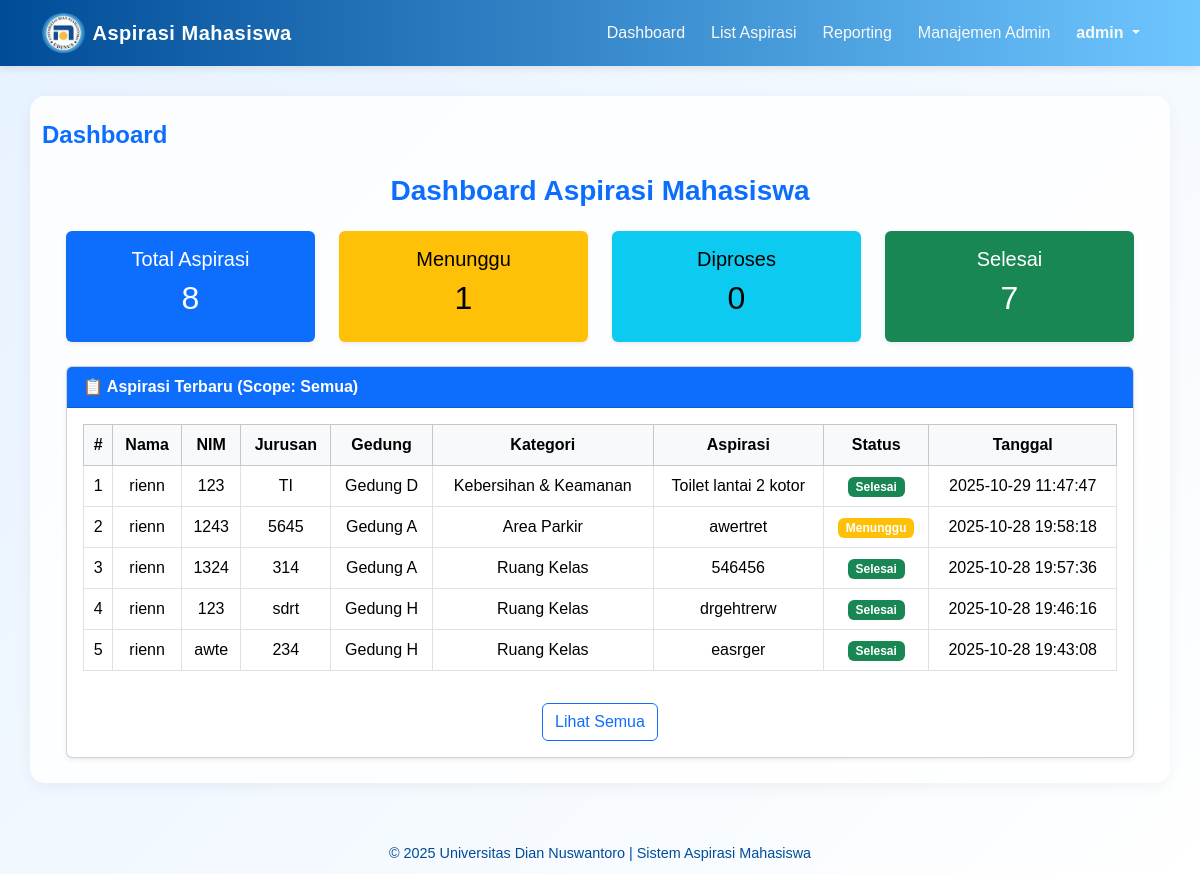
/admin.php?page=dashboard&msg=fail_auth (signed in), run on the app's committed database.
### tables this page shows
CREATE TABLE `aspirasi` (
  `id` int(11) NOT NULL,
  `nama` varchar(100) NOT NULL,
  `nim` varchar(15) NOT NULL,
  `jurusan` varchar(50) DEFAULT NULL,
  `kategori_id` int(11) NOT NULL,
  `gedung_id` int(11) NOT NULL,
  `isi_aspirasi` text NOT NULL,
  `status` enum('Menunggu','Diproses','Selesai') DEFAULT 'Menunggu',
  `is_flagged` tinyint(1) NOT NULL DEFAULT 0 COMMENT '0=Normal, 1=Di-flag oleh Monitor',
  `tanggal` timestamp NOT NULL DEFAULT current_timestamp()
);

CREATE TABLE `gedung` (
  `id` int(11) NOT NULL,
  `nama_gedung` varchar(100) NOT NULL
);

CREATE TABLE `kategori` (
  `id` int(11) NOT NULL,
  `nama_kategori` varchar(100) NOT NULL,
  `divisi_lama` varchar(100) DEFAULT NULL COMMENT 'Data divisi dari sistem lama'
);

### dashboard.php (the view, shortened to what this page needs)
<?php
include "koneksi.php";
$role = $_SESSION['role'];
$is_superadmin = $_SESSION['is_superadmin'] ?? 0;
if ($role === 'admin') {
    $where = "0";
    if ($is_superadmin == 1) {
        $where = "1";
    }
    $total = $koneksi->query("SELECT COUNT(*) AS total FROM aspirasi a WHERE $where")->fetch_assoc()['total'] ?? 0;
    $menunggu = $koneksi->query("SELECT COUNT(*) AS total FROM aspirasi a WHERE a.status='Menunggu' AND ($where)")->fetch_assoc()['total'] ?? 0;
    $diproses = $koneksi->query("SELECT COUNT(*) AS total FROM aspirasi a WHERE a.status='Diproses' AND ($where)")->fetch_assoc()['total'] ?? 0;
    $selesai = $koneksi->query("SELECT COUNT(*) AS total FROM aspirasi a WHERE a.status='Selesai' AND ($where)")->fetch_assoc()['total'] ?? 0;
    $sql_aspirasi = "SELECT a.*, k.nama_kategori, g.nama_gedung
                     FROM aspirasi a
                     LEFT JOIN kategori k ON a.kategori_id = k.id
                     LEFT JOIN gedung g ON a.gedung_id = g.id
                     WHERE $where
                     ORDER BY a.tanggal DESC
                     LIMIT 5";
    $aspirasi = $koneksi->query($sql_aspirasi);
    ?>
    <div class="container-fluid px-4">
      <h3 class="mt-3 mb-4 text-center fw-bold text-primary">Dashboard Aspirasi Mahasiswa</h3>
      <div class="row g-4 mb-4">
        <div class="col-md-3">
          <div class="card text-bg-primary shadow-sm border-0">
            <div class="card-body text-center">
              <h5>Total Aspirasi</h5>
              <h2><?= $total ?></h2>
            </div>
          </div>
        </div>
        <div class="col-md-3">
          <div class="card text-bg-warning shadow-sm border-0">
            <div class="card-body text-center">
              <h5>Menunggu</h5>
              <h2><?= $menunggu ?></h2>
            </div>
          </div>
        </div>
        <div class="col-md-3">
          <div class="card text-bg-info shadow-sm border-0">
            <div class="card-body text-center">
              <h5>Diproses</h5>
              <h2><?= $diproses ?></h2>
            </div>
          </div>
        </div>
        <div class="col-md-3">
          <div class="card text-bg-success shadow-sm border-0">
            <div class="card-body text-center">
              <h5>Selesai</h5>
              <h2><?= $selesai ?></h2>
            </div>
          </div>
        </div>
      </div>
      <div class="card shadow-sm">
        <div class="card-header bg-primary text-white fw-semibold">
          📋 Aspirasi Terbaru (Scope: <?= $is_superadmin ? 'Semua' : 'Sesuai Penugasan' ?>)
        </div>
        <div class="card-body">
          <div class="table-responsive">
            <table class="table table-bordered align-middle text-center">
              <thead class="table-light">
                <tr>
                  <th>#</th>
                  <th>Nama</th>
                  <th>NIM</th>
                  <th>Jurusan</th>
                  <th>Gedung</th>
                  <th>Kategori</th>
                  <th>Aspirasi</th>
                  <th>Status</th>
                  <th>Tanggal</th>
                </tr>
              </thead>
              <tbody>
                <?php if ($aspirasi && $aspirasi->num_rows > 0): ?>
                  <?php $i=1; while ($row = $aspirasi->fetch_assoc()): ?>
                    <tr>
                      <td><?= $i++ ?></td>
                      <td><?= htmlspecialchars($row['nama']) ?></td>
                      <td><?= htmlspecialchars($row['nim']) ?></td>
                      <td><?= htmlspecialchars($row['jurusan']) ?></td>
                      <td><?= htmlspecialchars($row['nama_gedung'] ?? 'N/A') ?></td>
                      <td><?= htmlspecialchars($row['nama_kategori'] ?? 'N/A') ?></td>
                      <td style="max-width:300px;white-space:pre-wrap;"><?= nl2br(htmlspecialchars($row['isi_aspirasi'])) ?></td>
                      <td>
                        <?php
                        $badge = 'secondary';
                        if ($row['status'] === 'Menunggu') $badge = 'warning';
                        if ($row['status'] === 'Selesai') $badge = 'success';
                        ?>
                        <span class="badge bg-<?= $badge ?>"><?= htmlspecialchars($row['status']) ?></span>
                      </td>
                      <td><?= htmlspecialchars($row['tanggal']) ?></td>
                    </tr>
                  <?php endwhile; ?>
                <?php else: ?>
                  <tr><td colspan="9" class="text-center text-muted">Belum ada aspirasi yang masuk sesuai scope Anda</td></tr>
                <?php endif; ?>
              </tbody>
            </table>
          </div>
          <div class="text-center mt-3">
            <a href="admin.php?page=article" class="btn btn-outline-primary">Lihat Semua</a>
          </div>
        </div>
      </div>
    </div>
<?php
}
?>

### admin.php (style rules this page uses)
:root { --biru-tua: #004c97; --biru-muda: #6ec6ff; }
body { background: linear-gradient(135deg, #e6f2ff, #ffffff); min-height: 100vh; font-family: 'Poppins', sans-serif; }

### data on the page
aspirasi: nama "rienn", nim "123", jurusan "TI", gedung.nama_gedung "Gedung D", kategori.nama_kategori "Kebersihan & Keamanan", isi_aspirasi "Toilet lantai 2 kotor", status "Selesai", tanggal "2025-10-29 11:47:47"
aspirasi: nama "rienn", nim "1243", jurusan "5645", gedung.nama_gedung "Gedung A", kategori.nama_kategori "Area Parkir", isi_aspirasi "awertret", status "Menunggu", tanggal "2025-10-28 19:58:18"
aspirasi: nama "rienn", nim "1324", jurusan "314", gedung.nama_gedung "Gedung A", kategori.nama_kategori "Ruang Kelas", isi_aspirasi "546456", status "Selesai", tanggal "2025-10-28 19:57:36"
aspirasi: nama "rienn", nim "123", jurusan "sdrt", gedung.nama_gedung "Gedung H", kategori.nama_kategori "Ruang Kelas", isi_aspirasi "drgehtrerw", status "Selesai", tanggal "2025-10-28 19:46:16"
aspirasi: nama "rienn", nim "awte", jurusan "234", gedung.nama_gedung "Gedung H", kategori.nama_kategori "Ruang Kelas", isi_aspirasi "easrger", status "Selesai", tanggal "2025-10-28 19:43:08"

### other printed values
$_SESSION['username'] "admin"
$page "Dashboard"
$total "8"
$menunggu "1"
$diproses "0"
$selesai "7"
